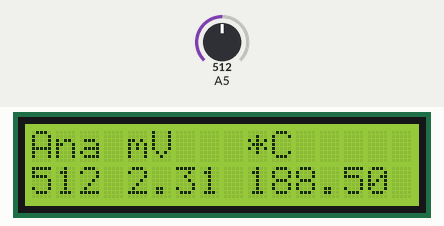
A sketch run on a simulated Arduino Uno, built with avr-gcc and run on an emulated ATmega328P. On the bench: 16×2 character LCD. The test bench sets the inputs (shaded band); at power-on: A5 = 512.

Above: at 1.2 s.
1.3 s: A5 set to 716
At 3.1 s:
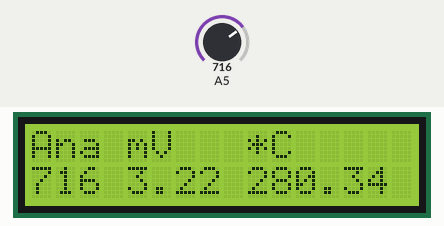
4.0 s: A5 set to 900
At 4.9 s:
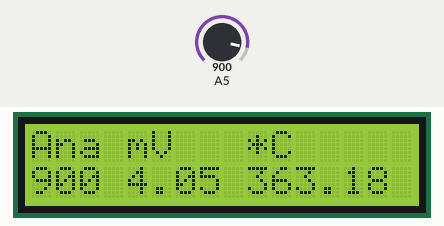
6.7 s: A5 set to 1023
At 8.4 s:
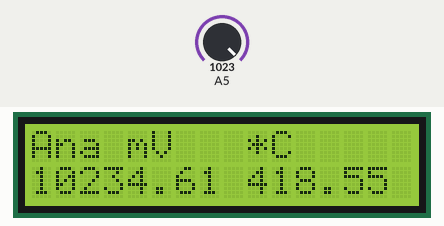
Timing chart, 0 to 9.9 s (numbered marks = the images above; inputs shaded):
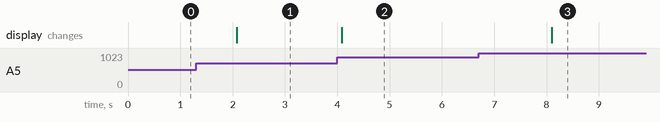

Measured:
- after the input at 1.3 s, the display: changes after 0.78 s (image 1)
- after the input at 4.0 s, the display: changes after 0.08 s (image 2)
- after the input at 6.7 s, the display: changes after 1.4 s (image 3)

The sketch:

termometro.ino
```cpp
#include <LiquidCrystal.h>
int  Analog = 0;
float volt = 0;
float a = 0;
LiquidCrystal lcd(12, 11, 5, 4, 3, 2);

void setup() {
  lcd.begin(16, 2);
}

void loop(){
  lcd.clear();
  Analog = analogRead(5);
  volt = ((Analog*4.610)/1024.00);
  a = ((volt-0.500)*100)+8.00;
  lcd.setCursor(0,0);
  lcd.print("Ana mV   *C");
  lcd.setCursor(0, 1);
  lcd.print(Analog);
  lcd.setCursor(4,1);
  lcd.print(volt);
  lcd.setCursor(9,1);
  lcd.print(a);
  delay (2000);
}
```
